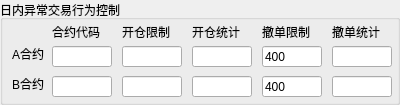
       <widget class="QGroupBox" name="groupBox_trade_limit">
        <property name="geometry">
         <rect>
          <x>8</x>
          <y>90</y>
          <width>400</width>
          <height>105</height>
         </rect>
        </property>
        <property name="title">
         <string>日内异常交易行为控制</string>
        </property>
        <widget class="QLabel" name="label_order_action_limit">
         <property name="geometry">
          <rect>
           <x>262</x>
           <y>24</y>
           <width>60</width>
           <height>16</height>
          </rect>
         </property>
         <property name="text">
          <string>撤单限制</string>
         </property>
        </widget>
        <widget class="QLabel" name="label_open_limit">
         <property name="geometry">
          <rect>
           <x>122</x>
           <y>24</y>
           <width>60</width>
           <height>16</height>
          </rect>
         </property>
         <property name="text">
          <string>开仓限制</string>
         </property>
        </widget>
        <widget class="QLineEdit" name="lineEdit_B_open_count">
         <property name="geometry">
          <rect>
           <x>192</x>
           <y>76</y>
           <width>60</width>
           <height>21</height>
          </rect>
         </property>
         <property name="text">
          <string/>
         </property>
        </widget>
        <widget class="QLineEdit" name="lineEdit_A_open_limit">
         <property name="geometry">
          <rect>
           <x>122</x>
           <y>46</y>
           <width>60</width>
           <height>21</height>
          </rect>
         </property>
         <property name="text">
          <string/>
         </property>
        </widget>
        <widget class="QLineEdit" name="lineEdit_Bchedanxianzhi">
         <property name="geometry">
          <rect>
           <x>262</x>
           <y>76</y>
           <width>60</width>
           <height>21</height>
          </rect>
         </property>
         <property name="text">
          <string>400</string>
         </property>
        </widget>
        <widget class="QLabel" name="label_open_count">
         <property name="geometry">
          <rect>
           <x>192</x>
           <y>24</y>
           <width>60</width>
           <height>16</height>
          </rect>
         </property>
         <property name="text">
          <string>开仓统计</string>
         </property>
        </widget>
        <widget class="QLineEdit" name="lineEdit_Achedan">
         <property name="geometry">
          <rect>
           <x>332</x>
           <y>46</y>
           <width>60</width>
           <height>21</height>
          </rect>
         </property>
         <property name="styleSheet">
          <string notr="true"/>
         </property>
         <property name="text">
          <string/>
         </property>
        </widget>
        <widget class="QLineEdit" name="lineEdit_Bchedan">
         <property name="geometry">
          <rect>
           <x>332</x>
           <y>76</y>
           <width>60</width>
           <height>21</height>
          </rect>
         </property>
         <property name="text">
          <string/>
         </property>
        </widget>
        <widget class="QLabel" name="label_order_action_count">
         <property name="geometry">
          <rect>
           <x>332</x>
           <y>24</y>
           <width>60</width>
           <height>16</height>
          </rect>
         </property>
         <property name="text">
          <string>撤单统计</string>
         </property>
        </widget>
        <widget class="QLineEdit" name="lineEdit_B_open_limit">
         <property name="geometry">
          <rect>
           <x>122</x>
           <y>76</y>
           <width>60</width>
           <height>21</height>
          </rect>
         </property>
         <property name="text">
          <string/>
         </property>
        </widget>
        <widget class="QLineEdit" name="lineEdit_Achedanxianzhi">
         <property name="geometry">
          <rect>
           <x>262</x>
           <y>46</y>
           <width>60</width>
           <height>21</height>
          </rect>
         </property>
         <property name="text">
          <string>400</string>
         </property>
        </widget>
        <widget class="QLineEdit" name="lineEdit_A_open_count">
         <property name="geometry">
          <rect>
           <x>192</x>
           <y>46</y>
           <width>60</width>
           <height>21</height>
          </rect>
         </property>
         <property name="styleSheet">
          <string notr="true"/>
         </property>
         <property name="text">
          <string/>
         </property>
        </widget>
        <widget class="QLabel" name="label_instrument_id">
         <property name="geometry">
          <rect>
           <x>52</x>
           <y>24</y>
           <width>60</width>
           <height>16</height>
          </rect>
         </property>
         <property name="text">
          <string>合约代码</string>
         </property>
        </widget>
        <widget class="QLineEdit" name="lineEdit_Aheyue">
         <property name="geometry">
          <rect>
           <x>52</x>
           <y>46</y>
           <width>60</width>
           <height>21</height>
          </rect>
         </property>
         <property name="text">
          <string/>
         </property>
        </widget>
        <widget class="QLineEdit" name="lineEdit_Bheyue">
         <property name="geometry">
          <rect>
           <x>52</x>
           <y>76</y>
           <width>60</width>
           <height>21</height>
          </rect>
         </property>
         <property name="text">
          <string/>
         </property>
        </widget>
        <widget class="QLabel" name="label_Aheyue">
         <property name="geometry">
          <rect>
           <x>12</x>
           <y>46</y>
           <width>40</width>
           <height>16</height>
          </rect>
         </property>
         <property name="text">
          <string>A合约</string>
         </property>
        </widget>
        <widget class="QLabel" name="label_Bheyue">
         <property name="geometry">
          <rect>
           <x>12</x>
           <y>76</y>
           <width>40</width>
           <height>16</height>
          </rect>
         </property>
         <property name="text">
          <string>B合约</string>
         </property>
        </widget>
       </widget>
